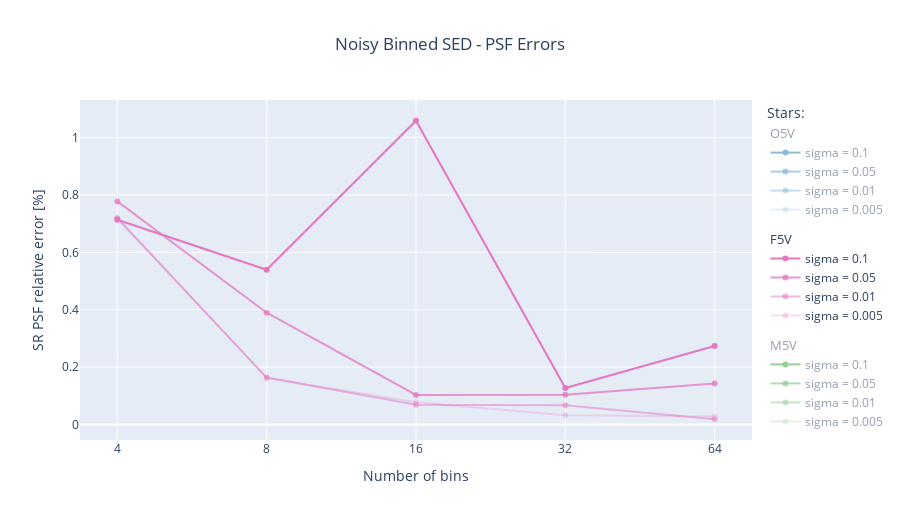

Source (notebook cell):
### Code cell
display_stars = [0,6,12]
oppacity_sigma_list = [1, 0.75, 0.5, 0.25]

colors = plotly.colors.DEFAULT_PLOTLY_COLORS

fig = go.Figure()

for idx, star_id in enumerate(display_stars):
    for sigma_id in range(len(sigma_list)):
        fig.add_trace(go.Scatter(
            legendgroup=SED_name[star_id],
            legendgrouptitle_text=SED_name[star_id],
            x=n_bins_list,
            y=rel_rmse_mat_noisy_bins[sigma_id,:,star_id],
            name='sigma = {}'.format(sigma_list[sigma_id]),
            visible=True if idx==1 else 'legendonly',
            line=dict(color='rgba'+colors[np.mod(star_id,10)][3:-1]+', {})'.format(oppacity_sigma_list[sigma_id]))
        ))

fig.update_xaxes(tickvals=n_bins_list, title_text="Number of bins", type="log")
fig.update_yaxes(title_text="SR PSF relative error [%]")
fig.update_layout(legend_title_text='Stars:', title={'text':'Noisy Binned SED - PSF Errors', 'x':0.5}, width=900, height=520)

fig.write_image('../outputs/plots/noisy_bins_errors.pdf', engine='kaleido')
fig.show()

### Figure 1 — Plotly figure (JSON) as saved in the notebook; plotly's stock layout.template omitted (floating-point values rounded to 4 significant figures)
{"data": [{"legendgroup": "O5V", "legendgrouptitle": {"text": "O5V"}, "line": {"color": "rgba(31, 119, 180, 1)"}, "name": "sigma = 0.1", "type": "scatter", "visible": "legendonly", "x": [4, 8, 16, 32, 64], "y": [1.187, 0.4295, 0.1282, 0.4107, 0.1314]}, {"legendgroup": "O5V", "legendgrouptitle": {"text": "O5V"}, "line": {"color": "rgba(31, 119, 180, 0.75)"}, "name": "sigma = 0.05", "type": "scatter", "visible": "legendonly", "x": [4, 8, 16, 32, 64], "y": [1.387, 0.3687, 0.4375, 0.06133, 0.1796]}, {"legendgroup": "O5V", "legendgrouptitle": {"text": "O5V"}, "line": {"color": "rgba(31, 119, 180, 0.5)"}, "name": "sigma = 0.01", "type": "scatter", "visible": "legendonly", "x": [4, 8, 16, 32, 64], "y": [1.095, 0.3399, 0.1307, 0.08313, 0.03126]}, {"legendgroup": "O5V", "legendgrouptitle": {"text": "O5V"}, "line": {"color": "rgba(31, 119, 180, 0.25)"}, "name": "sigma = 0.005", "type": "scatter", "visible": "legendonly", "x": [4, 8, 16, 32, 64], "y": [1.148, 0.3156, 0.1001, 0.04279, 0.02324]}, {"legendgroup": "F5V", "legendgrouptitle": {"text": "F5V"}, "line": {"color": "rgba(227, 119, 194, 1)"}, "name": "sigma = 0.1", "type": "scatter", "visible": true, "x": [4, 8, 16, 32, 64], "y": [0.7135, 0.539, 1.058, 0.1272, 0.2739]}, {"legendgroup": "F5V", "legendgrouptitle": {"text": "F5V"}, "line": {"color": "rgba(227, 119, 194, 0.75)"}, "name": "sigma = 0.05", "type": "scatter", "visible": true, "x": [4, 8, 16, 32, 64], "y": [0.7772, 0.3896, 0.1033, 0.1043, 0.143]}, {"legendgroup": "F5V", "legendgrouptitle": {"text": "F5V"}, "line": {"color": "rgba(227, 119, 194, 0.5)"}, "name": "sigma = 0.01", "type": "scatter", "visible": true, "x": [4, 8, 16, 32, 64], "y": [0.7186, 0.1637, 0.0692, 0.06777, 0.01865]}, {"legendgroup": "F5V", "legendgrouptitle": {"text": "F5V"}, "line": {"color": "rgba(227, 119, 194, 0.25)"}, "name": "sigma = 0.005", "type": "scatter", "visible": true, "x": [4, 8, 16, 32, 64], "y": [0.7188, 0.1627, 0.07769, 0.03296, 0.02834]}, {"legendgroup": "M5V", "legendgrouptitle": {"text": "M5V"}, "line": {"color": "rgba(44, 160, 44, 1)"}, "name": "sigma = 0.1", "type": "scatter", "visible": "legendonly", "x": [4, 8, 16, 32, 64], "y": [1.633, 0.9299, 0.745, 0.2634, 0.09942]}, {"legendgroup": "M5V", "legendgrouptitle": {"text": "M5V"}, "line": {"color": "rgba(44, 160, 44, 0.75)"}, "name": "sigma = 0.05", "type": "scatter", "visible": "legendonly", "x": [4, 8, 16, 32, 64], "y": [0.3317, 0.1677, 0.1353, 0.08602, 0.1244]}, {"legendgroup": "M5V", "legendgrouptitle": {"text": "M5V"}, "line": {"color": "rgba(44, 160, 44, 0.5)"}, "name": "sigma = 0.01", "type": "scatter", "visible": "legendonly", "x": [4, 8, 16, 32, 64], "y": [0.401, 0.2439, 0.04985, 0.08583, 0.03182]}, {"legendgroup": "M5V", "legendgrouptitle": {"text": "M5V"}, "line": {"color": "rgba(44, 160, 44, 0.25)"}, "name": "sigma = 0.005", "type": "scatter", "visible": "legendonly", "x": [4, 8, 16, 32, 64], "y": [0.4372, 0.1313, 0.01941, 0.04227, 0.006276]}], "layout": {"height": 520, "legend": {"title": {"text": "Stars:"}}, "title": {"text": "Noisy Binned SED - PSF Errors", "x": 0.5}, "width": 900, "xaxis": {"tickvals": [4, 8, 16, 32, 64], "title": {"text": "Number of bins"}, "type": "log"}, "yaxis": {"title": {"text": "SR PSF relative error [%]"}}}}
